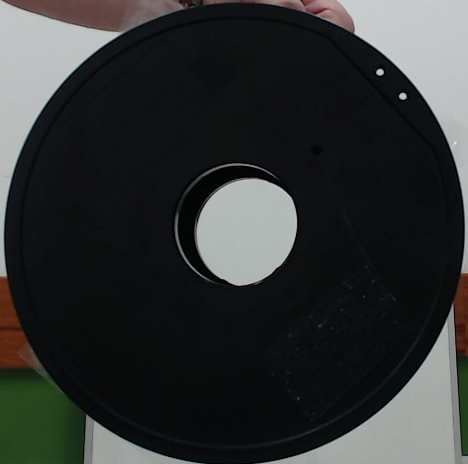
//> input picture src/surf/roda.png, 468 x 464 px
$ ./surf -l=../roda.png -r=../Frame_9.png -o=../Frame_9.png   (built with g++ and OpenCV 4)
//> lines starting //> are read from the running program, lines starting //| are printed output that depends on the picture
#include <iostream>
#include <stdio.h>
#include "opencv2/core.hpp"
#include "opencv2/core/utility.hpp"
#include "opencv2/core/ocl.hpp"
#include "opencv2/imgcodecs.hpp"
#include "opencv2/highgui.hpp"
#include "opencv2/features2d.hpp"
#include "opencv2/calib3d.hpp"
#include "opencv2/imgproc.hpp"
#include "opencv2/xfeatures2d.hpp"

using namespace cv;
using namespace cv::xfeatures2d;

const int LOOP_NUM = 10;
const int GOOD_PTS_MAX = 50;
const float GOOD_PORTION = 0.15f;

int64 work_begin = 0;
int64 work_end = 0;

// [14 lines left out: functions workBegin, workEnd, getTime, not called in this run]

struct SURFDetector
{
    Ptr<Feature2D> surf;
    SURFDetector(double hessian = 800.0)
    {
        surf = SURF::create(hessian);
    }
    template<class T>
    void operator()(const T& in, const T& mask, std::vector<cv::KeyPoint>& pts, T& descriptors, bool useProvided = false)
    {
        surf->detectAndCompute(in, mask, pts, descriptors, useProvided);
    }
};

template<class KPMatcher>
struct SURFMatcher
{
    KPMatcher matcher;
    template<class T>
    // [4 lines left out: function match, not called in this run]
};

// [70 lines left out: function drawGoodMatches, not called in this run]

////////////////////////////////////////////////////
// This program demonstrates the usage of SURF_OCL.
// use cpu findHomography interface to calculate the transformation matrix
int main(int argc, char* argv[])
{
    const char* keys =
        "{ h help     | false            | print help message  }"
        "{ l left     | box.png          | specify left image  }"
        "{ r right    | box_in_scene.png | specify right image }"
        "{ o output   | SURF_output.jpg  | specify output save path }"
        "{ m cpu_mode | false            | run without OpenCL }";

    CommandLineParser cmd(argc, argv, keys);
    if (cmd.has("help"))
    {
        std::cout << "Usage: surf_matcher [options]" << std::endl;
        std::cout << "Available options:" << std::endl;
        cmd.printMessage();
        //return EXIT_SUCCESS;
    }
    if (cmd.has("cpu_mode"))
    {
        //ocl::setUseOpenCL(false);
        std::cout << "OpenCL was disabled" << std::endl;
    }

    UMat img1, img2;

    std::string outpath = "teste.jpg";

    std::string leftName = "roda.png";
    imread(leftName, IMREAD_GRAYSCALE).copyTo(img1);
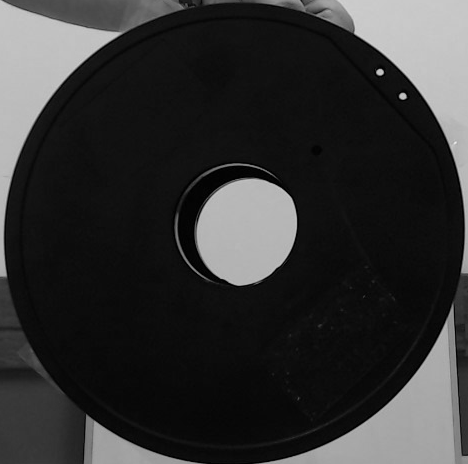
//> img1: 464 rows x 468 cols, CV_8UC1; min 0, max 238, mean 49.5

    if(img1.empty())
    {
        std::cout << "Couldn't load " << leftName << std::endl;
        cmd.printMessage();
        return EXIT_FAILURE;
    }

    std::string rightName = "Frame_9.png";
    imread(rightName, IMREAD_GRAYSCALE).copyTo(img2);
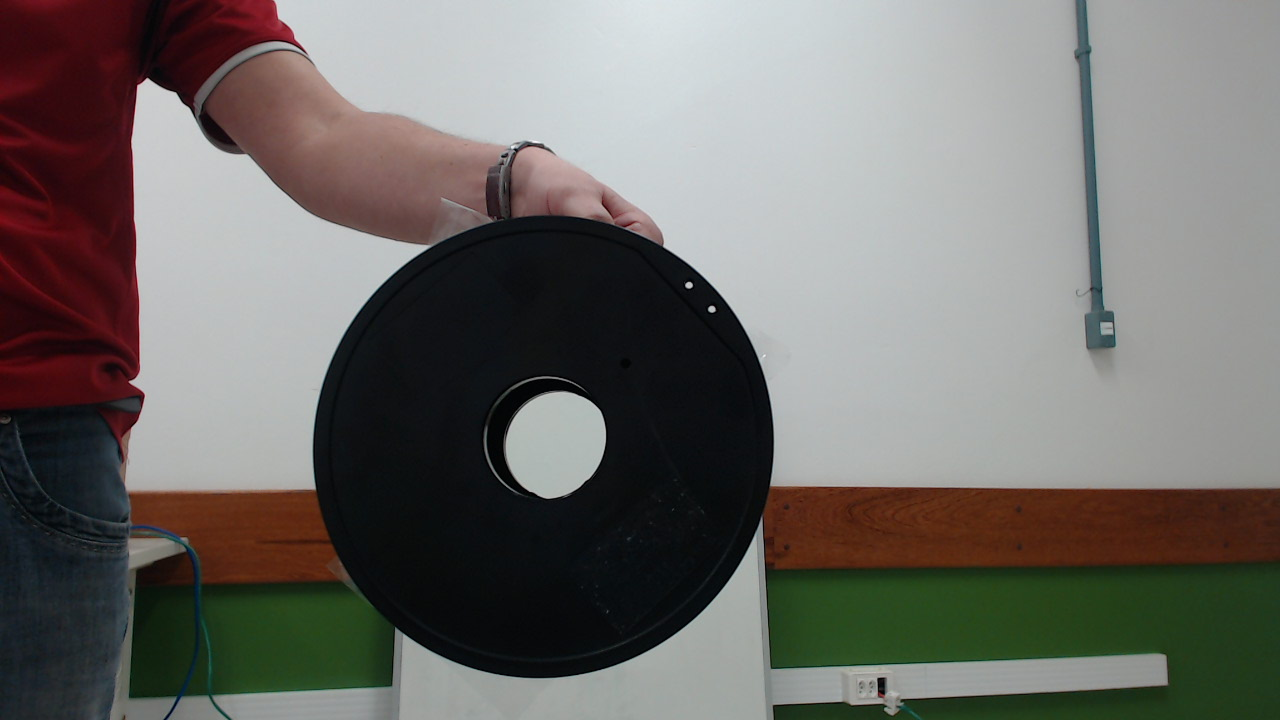
//> input picture src/surf/Frame_9.png, 1280 x 720 px
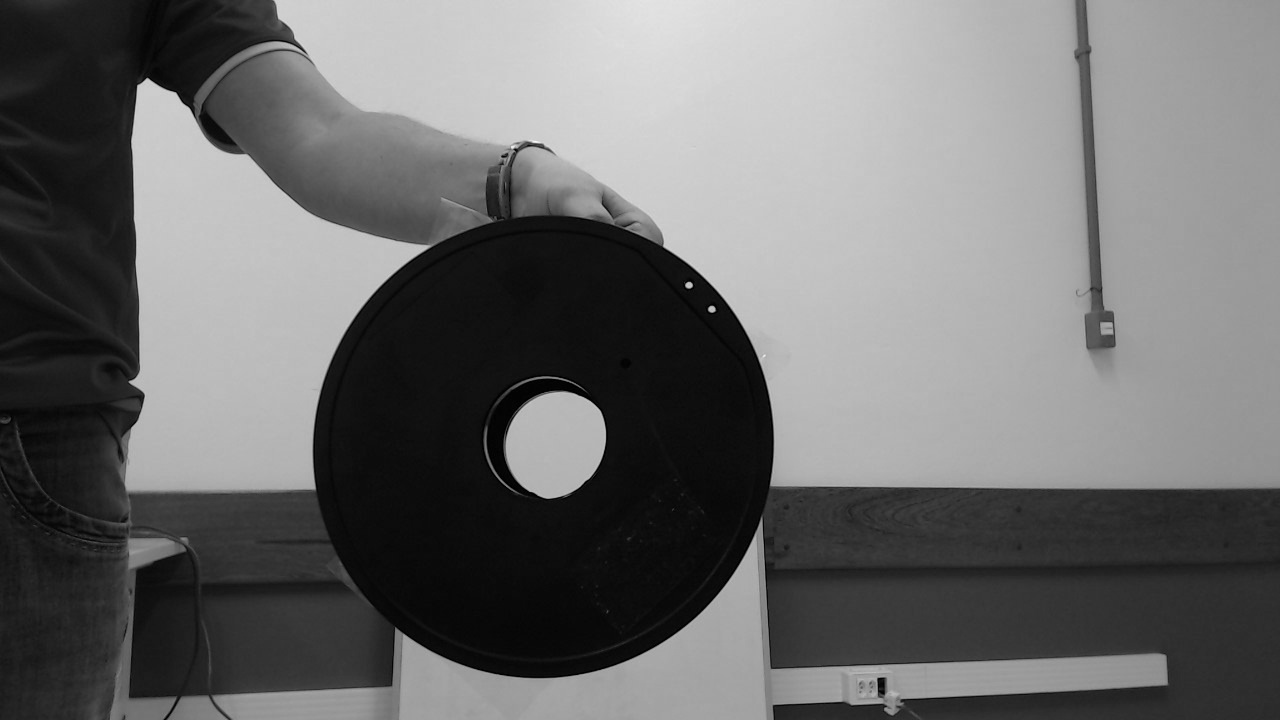
//> img2: 720 rows x 1280 cols, CV_8UC1; min 0, max 251, mean 108.4

    //

    if(img2.empty())
    {
        std::cout << "Couldn't load " << rightName << std::endl;
        cmd.printMessage();
        return EXIT_FAILURE;
    }

    double surf_time = 0.;

    //declare input/output
    std::vector<KeyPoint> keypoints1, keypoints2;
    std::vector<DMatch> matches;

    UMat _descriptors1, _descriptors2;
    Mat descriptors1 = _descriptors1.getMat(ACCESS_RW),
        descriptors2 = _descriptors2.getMat(ACCESS_RW);

    //instantiate detectors/matchers
    SURFDetector surf;
//> (the run ends here: the program stops with an error, at `surf = SURF::create(hessian);`)
